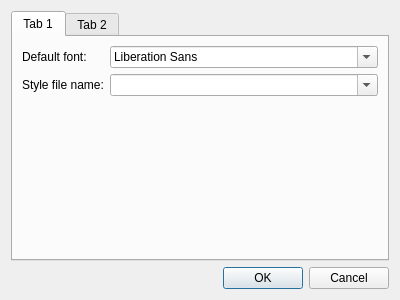
<?xml version="1.0" encoding="UTF-8"?>
<ui version="4.0">
 <class>FbSetup</class>
 <widget class="QDialog" name="FbSetup">
  <property name="geometry">
   <rect>
    <x>0</x>
    <y>0</y>
    <width>400</width>
    <height>300</height>
   </rect>
  </property>
  <property name="windowTitle">
   <string>Settings</string>
  </property>
  <layout class="QVBoxLayout" name="verticalLayout">
   <item>
    <widget class="QTabWidget" name="tabWidget">
     <property name="currentIndex">
      <number>0</number>
     </property>
     <widget class="QWidget" name="tab">
      <attribute name="title">
       <string>Tab 1</string>
      </attribute>
      <layout class="QFormLayout" name="formLayout">
       <item row="0" column="0">
        <widget class="QLabel" name="label">
         <property name="text">
          <string>Default font:</string>
         </property>
        </widget>
       </item>
       <item row="0" column="1">
        <widget class="QFontComboBox" name="fontComboBox"/>
       </item>
       <item row="1" column="0">
        <widget class="QLabel" name="label_2">
         <property name="text">
          <string>Style file name:</string>
         </property>
        </widget>
       </item>
       <item row="1" column="1">
        <widget class="QComboBox" name="comboBox">
         <property name="editable">
          <bool>true</bool>
         </property>
        </widget>
       </item>
      </layout>
     </widget>
     <widget class="QWidget" name="tab_2">
      <attribute name="title">
       <string>Tab 2</string>
      </attribute>
     </widget>
    </widget>
   </item>
   <item>
    <widget class="QDialogButtonBox" name="buttonBox">
     <property name="orientation">
      <enum>Qt::Horizontal</enum>
     </property>
     <property name="standardButtons">
      <set>QDialogButtonBox::Cancel|QDialogButtonBox::Ok</set>
     </property>
    </widget>
   </item>
  </layout>
 </widget>
 <resources/>
 <connections>
  <connection>
   <sender>buttonBox</sender>
   <signal>accepted()</signal>
   <receiver>FbSetup</receiver>
   <slot>accept()</slot>
   <hints>
    <hint type="sourcelabel">
     <x>248</x>
     <y>254</y>
    </hint>
    <hint type="destinationlabel">
     <x>157</x>
     <y>274</y>
    </hint>
   </hints>
  </connection>
  <connection>
   <sender>buttonBox</sender>
   <signal>rejected()</signal>
   <receiver>FbSetup</receiver>
   <slot>reject()</slot>
   <hints>
    <hint type="sourcelabel">
     <x>316</x>
     <y>260</y>
    </hint>
    <hint type="destinationlabel">
     <x>286</x>
     <y>274</y>
    </hint>
   </hints>
  </connection>
 </connections>
</ui>
